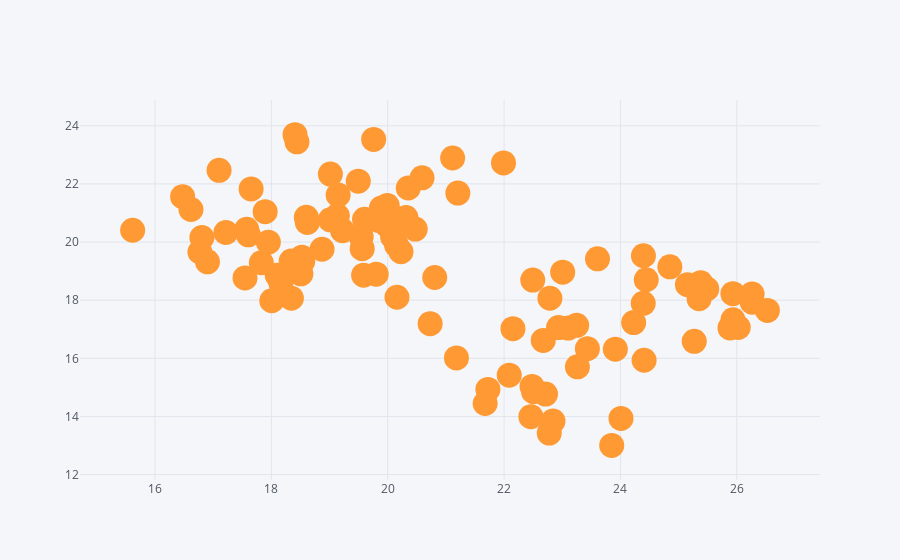

The cell this chart's notebook holds for it:
### Code cell
df.iplot(x = 'A', y = 'B', mode = 'markers', size = 25)
